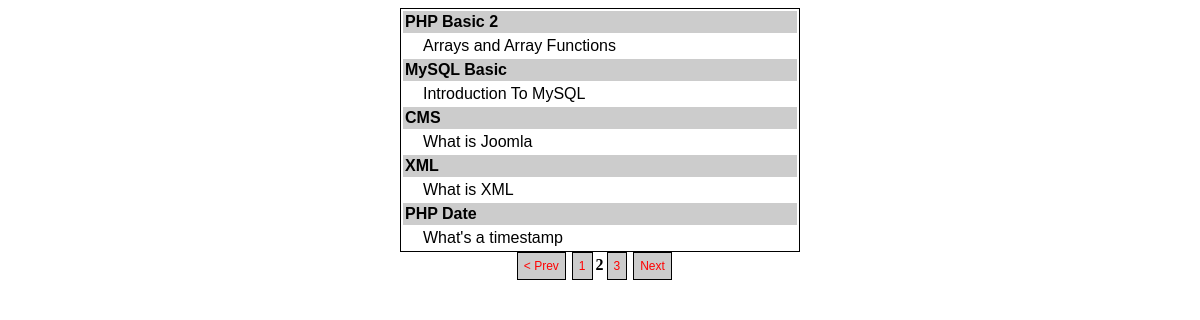
The app's page /index.php?page=2 with its own data.
### tables this page shows
CREATE TABLE IF NOT EXISTS `post` (
  `id` int(11) NOT NULL AUTO_INCREMENT,
  `title` varchar(255) NOT NULL,
  `detail` text NOT NULL,
  PRIMARY KEY (`id`)
);

### index.php (the view, shortened to what this page needs)
<?php
require_once "config.php";
?>
<!DOCTYPE html PUBLIC "-//W3C//DTD XHTML 1.0 Transitional//EN" "http://www.w3.org/TR/xhtml1/DTD/xhtml1-transitional.dtd">
<html xmlns="http://www.w3.org/1999/xhtml">
<head>
<link href="style.css" rel="stylesheet" type="text/css" />
</head>
<body>
<table style="border: 1px #000000 solid;" width="400" cellspacing="2" cellpadding="2" align="center">
<?php
$perpage = 5;
if(isset($_GET["page"])){
$page = intval($_GET["page"]);
}
else {
$page = 1;
}
$calc = $perpage * $page;
$start = $calc - $perpage;
$result = mysqli_query($conn, "select * from post Limit $start, $perpage");
$rows = mysqli_num_rows($result);
if($rows){
while($post = mysqli_fetch_assoc($result)) {
?>
<tbody>
<tr style="background-color: #cccccc;">
<td style="font-weight: bold;font-family: arial;"><?php echo $post["title"]; ?></td>
</tr>
<tr>
<td style="font-family: arial;padding-left: 20px;"><?php echo $post["detail"]; ?></td>
</tr>
<?php
}
}
?>
</tbody>
</table>
<table width="400" cellspacing="2" cellpadding="2" align="center">
<tbody>
<tr>
<td align="center">
<?php
if(isset($page))
{
$result = mysqli_query($conn,"select Count(*) As Total from post");
$rows = mysqli_num_rows($result);
if($rows)
{
$rs = mysqli_fetch_assoc($result);
$total = $rs["Total"];
}
$totalPages = ceil($total / $perpage);
if($page <=1 ){
echo "<span id='page_links' style='font-weight: bold;'>Prev</span>";
}
else
{
$j = $page - 1;
echo "<span><a id='page_a_link' href='index.php?page=$j'>< Prev</a></span>";
}
for($i=1; $i <= $totalPages; $i++)
{
if($i<>$page)
{
echo "<span><a id='page_a_link' href='index.php?page=$i'>$i</a></span>";
}
else
{
echo "<span id='page_links' style='font-weight: bold;'>$i</span>";
}
}
if($page == $totalPages )
{
echo "<span id='page_links' style='font-weight: bold;'>Next ></span>";
}
else
{
$j = $page + 1;
echo "<span><a id='page_a_link' href='index.php?page=$j'>Next</a></span>";
}
}
?></td>
<td></td>
</tr>
</tbody>
</table>
</body>
</html>

### style.css (style rules this page uses)
#page_a_link { font-family: arial, verdana; font-size: 12px; border:1px #000000 solid; color: #ff0000; background-color: #cccccc; padding: 6px; margin: 3px; text-decoration: none; }

### records on screen
post: title "PHP Basic 2", detail "Arrays and Array Functions"
post: title "MySQL Basic", detail "Introduction To MySQL"
post: title "CMS", detail "What is Joomla"
post: title "XML", detail "What is XML"
post: title "PHP Date", detail "What's a timestamp"
